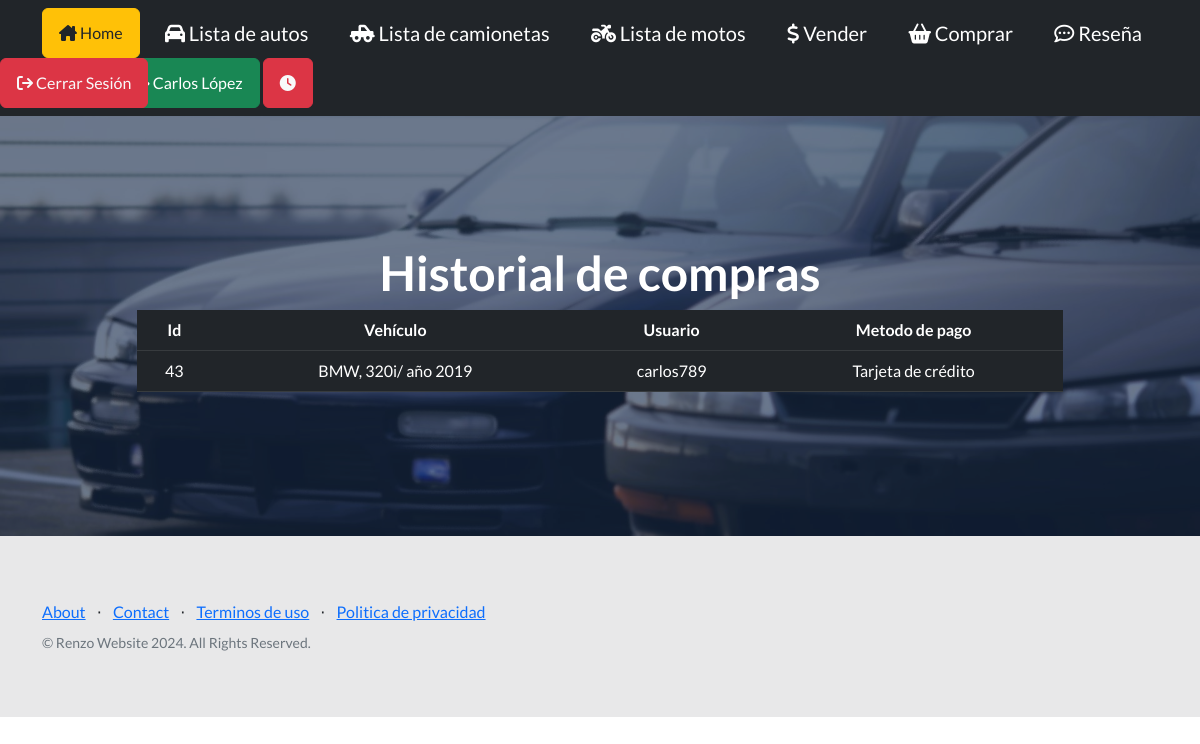
The app's page /HistorialDeCompras/ (signed in) with its own data.
### entidades/models.py (models this page shows, shortened)
class Compra(models.Model):
    automovil = models.ForeignKey(Automovil, on_delete=models.CASCADE, null=True, default=None)
    moto = models.ForeignKey(Moto, on_delete=models.CASCADE, null=True, default=None)
    camioneta = models.ForeignKey(Camioneta, on_delete=models.CASCADE, null=True, default=None)
    usuario = models.ForeignKey(User, on_delete=models.CASCADE)
    metodoPago = models.ForeignKey(Metodo_de_pago, on_delete=models.CASCADE, null=True, default=None)
    class Meta:
        verbose_name = "Compra"
        verbose_name_plural = "Compras"
        ordering = ["usuario"]

class Automovil(models.Model):
    marca = models.CharField(max_length=100)
    modelo = models.CharField(max_length=100)
    año = models.CharField(max_length=50)
    precio = models.CharField(max_length=50)
    pasajeros = models.ForeignKey(CantidadPasajeros, on_delete=models.CASCADE, null=True, default=None)
    vendedor = models.ForeignKey(User, on_delete=models.CASCADE)
    def __str__(self):
        return "{}, {}/ año {}".format(self.marca, self.modelo, self.año)
    class Meta:
        verbose_name = "Automóvil"
        verbose_name_plural = "Automóviles"
        ordering = ["modelo", "marca", "año"]

class Metodo_de_pago(models.Model):
    metodo = models.CharField(max_length=50)
    def __str__(self):
        return self.metodo

### entidades/views.py (the view)
# urls.py: path('HistorialDeCompras/', historial, name="Historial"),
@login_required
def historial(request):
    contexto = {"Compra": Compra.objects.filter(usuario=request.user)}
    return render(request, "entidades/historial.html", contexto)

### entidades/templates/entidades/historial.html (shortened to what this page needs)
{% extends 'entidades/index.html' %}
{% block titulo %}
<h1>Historial de compras</h1>
<table class="table table-dark table-hover">
    <thead>
        <tr>
            <th>Id</th>
            <th>Vehículo</th>
            <th>Usuario</th>
            <th>Metodo de pago</th>
        </tr>
    </thead>
    <tbody>
    {% for u in Compra %}
        <tr>
            <td>{{ u.id }}</td>
            <td>
                {% if u.automovil %}
                {{ u.automovil }}
                {% elif u.camioneta %}
                {{ u.camioneta }}
                {% elif u.moto %}
                {{ u.moto }}
                {% endif %}
            </td>
            <td>{{ u.usuario }}</td>
            <td>{{ u.metodoPago }}</td>
        </tr>
    {% endfor %}
    </tbody>
</table>
{% endblock titulo %}

### entidades/templates/entidades/index.html (shortened to what this page needs)
<!DOCTYPE html>
<html lang="en">
    <head>
        {% load static %}
        <link href="https://cdn.jsdelivr.net/npm/bootstrap-icons@1.5.0/font/bootstrap-icons.css" rel="stylesheet" type="text/css" />
        <link href="{% static 'css/styles.css' %}" rel="stylesheet" />
        <link rel="stylesheet" href="https://cdnjs.cloudflare.com/ajax/libs/font-awesome/6.4.0/css/all.min.css">
    </head>
    <body>
        {% block menu %}
        <div>
            <nav class="navbar navbar-dark bg-dark static-top">
                <div class="container">
                    <a class="btn btn-warning text-dark" href="{% url 'home' %}"><i class="fa-solid fa-house-chimney"></i> Home</a>
                    {% if user.is_authenticated %}
                    <a class="navbar-brand"href="{% url 'lista_de_autos' %}"><i class="fa-solid fa-car"></i> Lista de autos</a>
                    <a class="navbar-brand"href="{% url 'lista_de_camionetas' %}"><i class="fa-solid fa-truck-pickup"></i> Lista de camionetas</a>
                    <a class="navbar-brand"href="{% url 'lista_de_motos' %}"><i class="fa-solid fa-motorcycle"></i> Lista de motos</a>
                    <a class="navbar-brand" href="{% url 'vender' %}"><i class="fa-solid fa-dollar-sign"></i> Vender</a>
                    <a class="navbar-brand"href="{% url 'comprar' %}"><i class="fa-solid fa-basket-shopping"></i> Comprar</a>
                    <a class="navbar-brand" href="{% url 'reseña' %}"><i class="fa-regular fa-comment-dots"></i> Reseña</a>
                    <div classs="text-center">
                        <a href= "{% url 'agregarAvatar' %}"><img class="rounded-circle border border-light" src="{{ request.session.avatar }}" alt="mi foto" height="50px" weight="50px"></a>
                        <a class="btn btn-success" href="{% url 'perfil' %}"> {{user.first_name}} {{user.last_name}} </a>
                        <a class="btn btn-danger text-light" href="{% url 'Historial' %}"><i class="fa-solid fa-clock"></i></a>
                        <a class="btn btn-danger text-light position-absolute top-10 start-0" href="{% url 'confirmLogout' %}"><i class="fa-solid fa-arrow-right-from-bracket"></i> Cerrar Sesión</a>
                        {% else %}
                        <a class="btn btn-success text-light" href="{% url 'login' %}"><i class="fa-regular fa-user"></i> Iniciar Sesión</a>
                        <a class="btn btn-success text-light" href="{% url 'registro' %}"><i class="fa-regular fa-user"></i> Registrarse</a>
                {% endif %}
                </div>
            </nav>
            {% endblock menu %}
            <header class="masthead">
                <div class="container position-relative">
                    <div class="row justify-content-center">
                        <div class="col-xl-10">
                            <div class="text-center text-white">
                                {% block titulo %}
                                {% endblock titulo %}
                            </div>
                        </div>
                    </div>
                </header>
            </div>
            {% block info %}
            <footer class="footer bg-dark bg-opacity-10">
                <div class="container">
                <div class="row">
                    <div class="col-lg-6 h-100 text-center text-lg-start my-auto">
                        <ul class="list-inline mb-2">
                            <li class="list-inline-item"><a href="{% url 'about' %}">About</a></li>
                            <li class="list-inline-item">⋅</li>
                            <li class="list-inline-item"><a href="{% url 'contact' %}">Contact</a></li>
                            <li class="list-inline-item">⋅</li>
                            <li class="list-inline-item"><a href="{% url 'terminos' %}">Terminos de uso</a></li>
                            <li class="list-inline-item">⋅</li>
                            <li class="list-inline-item"><a href="{% url 'privacidad' %}">Politica de privacidad</a></li>
                        </ul>
                        <p class="text-muted small mb-4 mb-lg-0">&copy; Renzo Website 2024. All Rights Reserved.</p>
                    </div>
                </footer>
                {% endblock info %}
            </body>
            </html>

### records on screen
Compra: id "43", automovil "BMW, 320i/ año 2019", usuario "carlos789", metodoPago "Tarjeta de crédito"

### other values on screen
{{ user.first_name }} "Carlos"
{{ user.last_name }} "López"
